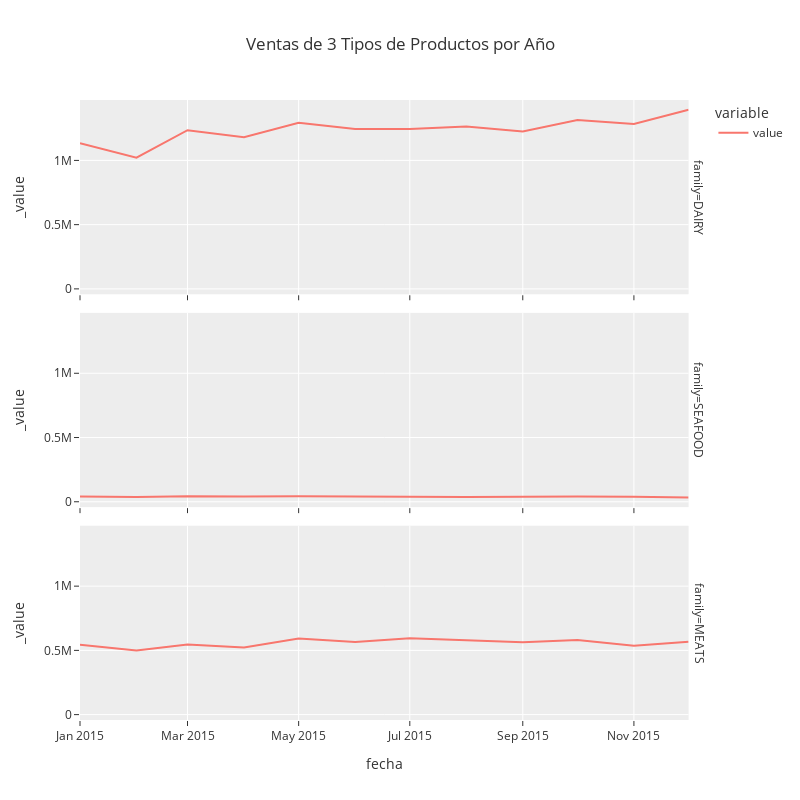

Write notebook code for a chart like this one.
### Code cell
# Plotly Express no soporta Subplots a un nivel de personalización como Matplotlib
# Sin embargo, podemos definir subplots automáticamente a partir de una columna con Facet Plots
# https://plotly.com/python/facet-plots/

fig = px.line(
    df2, 
    width=800, 
    height=800,
    template='ggplot2',
    title='Ventas de 3 Tipos de Productos por Año', 
    facet_row = 'family' # Crea una fila por cada propiedad diferente en esta columna
    #facet_col = 'family' # Crea una columna por cada propiedad diferente en esta columna
)

fig.show()

### Figure 1 — Plotly figure (JSON) as saved in the notebook; plotly's stock layout.template omitted (floating-point values rounded to 4 significant figures)
{"data": [{"hovertemplate": "variable=value<br>family=DAIRY<br>fecha=%{x}<br>_value=%{y}<extra></extra>", "legendgroup": "value", "line": {"color": "#F8766D", "dash": "solid"}, "marker": {"symbol": "circle"}, "mode": "lines", "name": "value", "orientation": "v", "showlegend": true, "type": "scatter", "x": ["2015-01", "2015-02", "2015-03", "2015-04", "2015-05", "2015-06", "2015-07", "2015-08", "2015-09", "2015-10", "2015-11", "2015-12"], "xaxis": "x3", "y": [1134521, 1020747, 1234851, 1181180, 1293308, 1243588, 1244815, 1263428, 1224619, 1314827, 1283672, 1394582], "yaxis": "y3"}, {"hovertemplate": "variable=value<br>family=SEAFOOD<br>fecha=%{x}<br>_value=%{y}<extra></extra>", "legendgroup": "value", "line": {"color": "#F8766D", "dash": "solid"}, "marker": {"symbol": "circle"}, "mode": "lines", "name": "value", "orientation": "v", "showlegend": false, "type": "scatter", "x": ["2015-01", "2015-02", "2015-03", "2015-04", "2015-05", "2015-06", "2015-07", "2015-08", "2015-09", "2015-10", "2015-11", "2015-12"], "xaxis": "x2", "y": [40470.0, 36070.0, 43810.0, 39980.0, 42510.0, 38780.0, 38540.0, 37770.0, 41910.0, 41420.0, 38820.0, 33730.0], "yaxis": "y2"}, {"hovertemplate": "variable=value<br>family=MEATS<br>fecha=%{x}<br>_value=%{y}<extra></extra>", "legendgroup": "value", "line": {"color": "#F8766D", "dash": "solid"}, "marker": {"symbol": "circle"}, "mode": "lines", "name": "value", "orientation": "v", "showlegend": false, "type": "scatter", "x": ["2015-01", "2015-02", "2015-03", "2015-04", "2015-05", "2015-06", "2015-07", "2015-08", "2015-09", "2015-10", "2015-11", "2015-12"], "xaxis": "x", "y": [543100.0, 498700.0, 546500.0, 522300.0, 591700.0, 565000.0, 594900.0, 581200.0, 562700.0, 580800.0, 535900.0, 567400.0], "yaxis": "y"}], "layout": {"annotations": [{"font": {}, "showarrow": false, "text": "family=MEATS", "textangle": 90, "x": 0.98, "xanchor": "left", "xref": "paper", "y": 0.1567, "yanchor": "middle", "yref": "paper"}, {"font": {}, "showarrow": false, "text": "family=SEAFOOD", "textangle": 90, "x": 0.98, "xanchor": "left", "xref": "paper", "y": 0.5, "yanchor": "middle", "yref": "paper"}, {"font": {}, "showarrow": false, "text": "family=DAIRY", "textangle": 90, "x": 0.98, "xanchor": "left", "xref": "paper", "y": 0.8433, "yanchor": "middle", "yref": "paper"}], "height": 800, "legend": {"title": {"text": "variable"}, "tracegroupgap": 0}, "title": {"text": "Ventas de 3 Tipos de Productos por Año"}, "width": 800, "xaxis": {"anchor": "y", "domain": [0, 0.98], "title": {"text": "fecha"}}, "xaxis2": {"anchor": "y2", "domain": [0, 0.98], "matches": "x", "showticklabels": false}, "xaxis3": {"anchor": "y3", "domain": [0, 0.98], "matches": "x", "showticklabels": false}, "yaxis": {"anchor": "x", "domain": [0, 0.3133], "title": {"text": "_value"}}, "yaxis2": {"anchor": "x2", "domain": [0.3433, 0.6567], "matches": "y", "title": {"text": "_value"}}, "yaxis3": {"anchor": "x3", "domain": [0.6867, 1.0], "matches": "y", "title": {"text": "_value"}}}}
